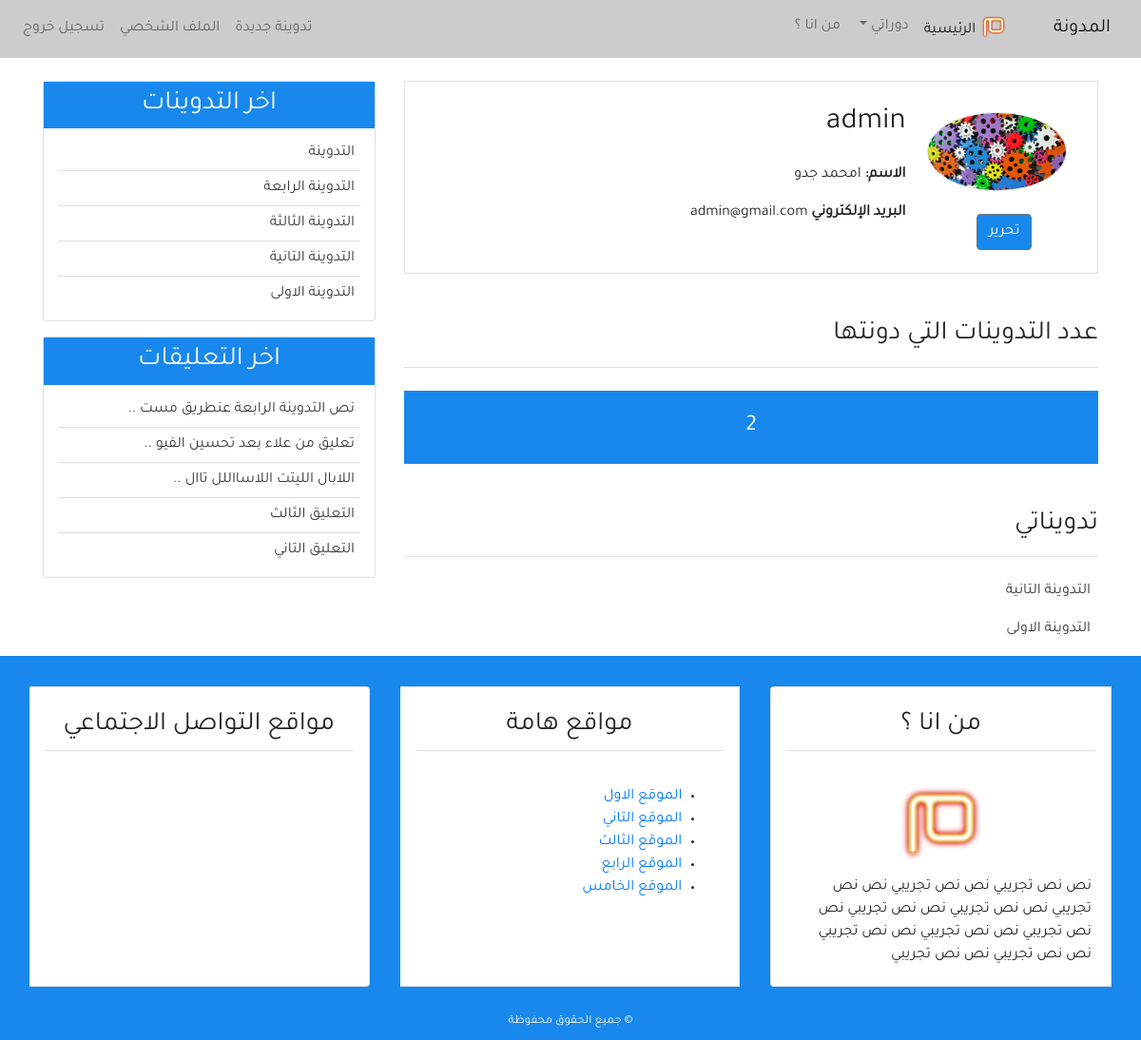
/profile/ (signed in), run on the app's committed database.
### user/models.py (models this page shows, shortened)
class Profile(models.Model):
    image = models.ImageField(default='default.jpg', upload_to='profile_pics')
    user = models.OneToOneField(User, on_delete=models.CASCADE)

### blog/models.py (models this page shows, shortened)
class Post(models.Model):
    title = models.CharField(max_length=100, blank=True, null=True)
    content = models.TextField()
    post_date = models.DateTimeField(default=timezone.now )
    post_update = models.DateTimeField(auto_now = True)
    author = models.ForeignKey(User, on_delete=models.CASCADE)
    class Meta :
        ordering = ('-post_date',)

class Comment(models.Model):
    name = models.CharField(max_length=50, verbose_name ='الاسم ' )
    email = models.EmailField(verbose_name ='البريد الالكتروني')
    body = models.TextField(verbose_name =' التعليق ')
    comment_date = models.DateTimeField(auto_now_add=True)
    active = models.BooleanField(default=False)
    post = models.ForeignKey(Post, related_name='comments', on_delete=models.CASCADE)
    class Meta :
        ordering = ('-comment_date',)

### user/views.py (the view)
# urls.py: path('profile/',views.profile,name = 'profile'),
def profile(request):
    posts = Post.objects.filter(author = request.user)
    return render(request,'user/profile.html',{
        'title': 'الملف الشخصي ' ,
        'posts' : posts
    })

### blog/templatetags/post_tag.py (called while the page is built)
@register.inclusion_tag('blog/latest_posts.html')  #decorator
def latest_posts() : #simple python function
    context ={
        'l_posts' :Post.objects.all()[0:5]
    }
    return context

@register.inclusion_tag('blog/latest_comments.html')  #decorator
def latest_comments() : #simple python function
    context ={
        'l_comments' : Comment.objects.filter(active = True)[:5],
    }
    return context

### user/templates/user/profile.html (shortened to what this page needs)
{% extends 'blog/base.html' %}
{% block content %}
    <div class="border p-4 mb-5 ">
   <div class="row">
   <div class="col-md-3 text-center">
   <img class="img-fluid rounded-circle  border m-2"  width="160px"
   src="{{ user.profile.image.url }}"
   alt="صورة الناشر"
   >
   <div class="mt-3">
       <a class="btn btn-secondary bg-secondary" href="#">    تحرير  </a>
   </div>
   </div>
   <div class="col-md-9">
    <h2 class="mb-4">{{user.username}} </h2>
    <p class="font-weight-bold">الاسم: <span class="font-weight-normal"> {{user.first_name}}  {{user.last_name}} </span></p>
    <p class="font-weight-bold"> البريد الإلكتروني <span class="font-weight-normal">{{user.email}}</span></p>
   </div>
        </div>
</div>
<div class="row">
<div class="col-md">
    <h3 class="border-bottom pb-3 mb-4">
        عدد التدوينات التي دونتها
    </h3>
    <h4 class="bg-secondary text-center p-4 text-light">
  {{posts.count}}
    </h4>
    <h3 class="border-bottom mb-4 pb-3 mt-5">تدويناتي</h3>
    {% for post  in posts  %}
        <ul class="pr-2">
            <a class="text-dark" href="{% url 'detail' post.pk %}"> {{post.title}} </a>
        </ul>
        {% empty %}
        <h4 class="text-center mb-5">لا يوجد تدوينات</h4>
        {% endfor %}
</div>
</div>
{% endblock content %}

### blog/templates/blog/base.html (shortened to what this page needs)
{% load static  %}
{% load post_tag %}
<!DOCTYPE html>
<html lang="ar">
<head>
    <link rel="stylesheet" href=" {% static 'blog/css/bootstrap.min.css' %}" >
    <link rel="stylesheet" href=" {% static 'blog/css/main.css' %}" >
</head>
<body>
<header>
    <nav class="navbar navbar-expand-lg navbar-light bg-light">
        <a class="navbar-brand" href="#">المدونة </a>
        <div class="collapse navbar-collapse" id="navbarSupportedContent">
          <ul class="navbar-nav">
            <li class="nav-item active">
              <a class="nav-link" href="{% url 'home' %}">
                <img src="{% static 'blog/img/mim-logo.png' %}" alt="شعار المجونة " width="30px">
                الرئيسية  <span class="sr-only">(current)</span></a>
            </li>
            <li class="nav-item dropdown">
              <a class="nav-link dropdown-toggle" href="#" id="navbarDropdown" role="button" data-toggle="dropdown" aria-haspopup="true" aria-expanded="false">
                دوراتي
              </a>
            </li>
            <li class="nav-item">
                <a class="nav-link" href="{% url 'about'  %}">من انا ؟</a>
              </li>
          </ul>
          {% if  user.is_authenticated %}
          <ul class="navbar-nav mr-auto">
            <li class="nav-item"> <a  class="nav-link" href="#"  >  تدوينة جديدة   </a> </li>
            <li class="nav-item"> <a  class="nav-link" href="{% url 'profile' %}"  > الملف الشخصي   </a> </li>
            <li class="nav-item"> <a class="nav-link"  href="{% url 'logout' %}" >  تسجيل خروج   </a> </li>
             </ul>
            {% else %}
            <ul class="navbar-nav mr-auto">
                <li class="nav-item"> <a  class="nav-link" href="{% url 'login' %}"  > تسجيل الدخول  </a> </li>
                <li class="nav-item"> <a class="nav-link"  href="{% url 'register' %}" > تسجيل   </a> </li>
                 </ul>
          {% endif %}
        </div>
      </nav>
</header>
<section>
<div class="container">
    <div class="row mt-4">
        <div class="col-md-8">
        {% block content %}
        {% endblock content %}
        </div>
        <div class="col-md-4">
<div class="card mb-3">
    <h3 class="text-center bg-secondary text-light p-2" > اخر التدوينات  </h3>
    {% latest_posts %}
</div>
<div class="card mb-3">
    <h3 class="text-center bg-secondary text-light p-2" > اخر التعليقات   </h3>
    {% latest_comments %}
</div>
        </div>
    </div>
</div>
</section>
<footer class="bg-secondary">
    <div class="container-fluid">
        <div class="row">
<div class="col-md" >
    <div class="card-group mt-3">
<div class="card m-3">
<h3 class="card-title text-center border-bottom p-2 m-3">
    من انا ؟
</h3>
<div class="card-body">
 <div class="text-center">
<img src="{% static 'blog/img/mim-logo.png' %}" alt="شعار المدونة " width="100px">
 </div>
نص نص تجريبي نص نص تجريبي  نص نص تجريبي نص نص تجريبي نص نص تجريبي
نص نص تجريبي نص نص تجريبي  نص نص تجريبي نص نص تجريبي نص نص تجريبي
</div>
</div>
<div class="card m-3">
    <h3 class="card-title text-center border-bottom p-2 m-3">
    مواقع هامة
    </h3>
    <div class="card-body">
   <ul>
<li>
    <a href="#"> الموقع الاول </a>
</li>
<li>
    <a href="#"> الموقع التاني  </a>
</li>
<li>
    <a href="#"> الموقع الثالث  </a>
</li>
<li>
    <a href="#"> الموقع الرابع </a>
</li>
<li>
    <a href="#"> الموقع الخامس </a>
</li>
   </ul>
    </div>
    </div>
<div class="card m-3">
    <h3 class="card-title text-center border-bottom p-2 m-3">
    مواقع التواصل الاجتماعي
    </h3>
    <h4 class="card-body text-center">
    </h4>
    </div>
    </div>
</div>
        </div>
<div class="row p-2">
  <div class="col-md text-center">
    <small  class="text-light ">
        &copy; جميع الحقوق محفوظة
            </small>
  </div>
</div>
</div>
</footer>
</body>
</html>

### blog/templates/blog/latest_posts.html
<ul class="list-group-flush latest-post">
    {% for post  in l_posts  %}
      <li class="list-group-item latest-post-item" >
           <a class="text-dark" href="{% url 'detail' post.pk  %}"> {{post.title}} </a>
      </li>
    {% endfor %}
</ul>

### blog/templates/blog/latest_comments.html
<ul class="list-group-flush latest-comment">
    {% for comment  in l_comments  %}
      <li class="list-group-item latest-comment-item" >
           <a class="text-dark" href="{% url 'detail' comment.post.pk  %}">
            {% if comment.body|length > 25 %}
            {{comment.body|slice:'30'}} ..
            {% else %}
            {{comment.body}}
            {% endif %}
          </a>
      </li>
      {% empty %}
      <li class="list-group-item latest-comment-item" >  لا يوجد تعليقات </li>
    {% endfor %}
</ul>

### blog/static/blog/css/main.css (style rules this page uses)
html,body { direction: rtl; text-align: right; }
body { font-family: 'Tajawal' , sans-serif; }
.bg-secondary { background-color: #1888ec !important;; }
.bg-light { background-color: #CCC !important; }
.latest-post, .latest-comment { padding: 0 15px; }
.latest-post .latest-post-item, .latest-comment .latest-comment-item { padding: 6px; }
.latest-post li:first-child, .latest-comment li:first-child { border-top: 0; }
.latest-post li:last-child, .latest-comment li:last-child { border-bottom: 0; padding-bottom: 0; }

### data on the page
Post: title "التدوينة التانية"
Post: title "التدوينة الاولى"
Post: title "التدوينة"
Post: title "التدوينة الرابعة"
Post: title "التدوينة الثالثة"
Comment: body "نص التدوينة الرابعة عنطريق مست"
Comment: body "تعليق من علاء بعد تحسين الفيو"
Comment: body "اللابال الليتت اللاسااللل تاال"
Comment: body "التعليق الثالث"
Comment: body "التعليق التاني"

### other printed values
{{ user.username }} "admin"
{{ user.first_name }} "امحمد"
{{ user.last_name }} "جدو"
{{ user.email }} "admin@gmail.com"
{{ posts.count }} "2"
